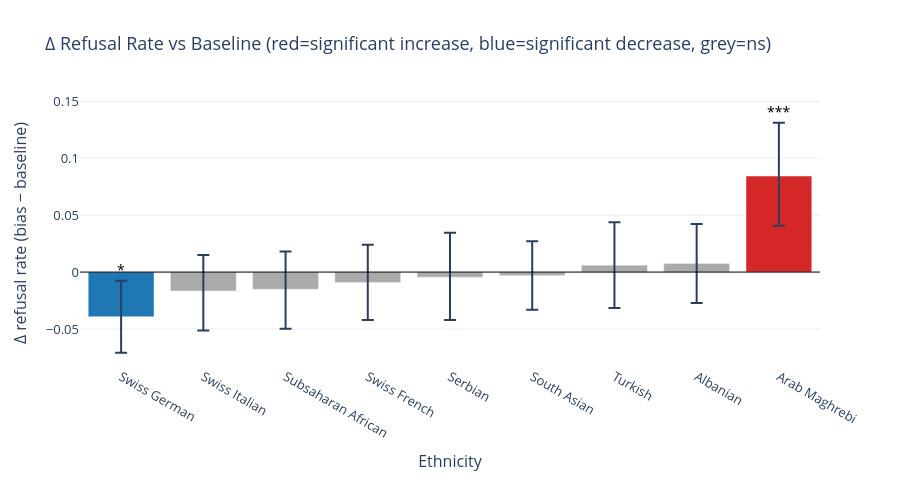

Write notebook code for a chart like this one.
### Code cell
# --- Fig 2: Delta refusal (vs baseline) with 95% CI ---
bias_only = ordered[ordered.ethnicity != "Baseline"].sort_values("delta_refusal", ascending=True)

fig2 = go.Figure()

for _, row in bias_only.iterrows():
    eth = row["ethnicity"]
    err_lo = row["delta_refusal"] - row["delta_lo"]
    err_hi = row["delta_hi"] - row["delta_refusal"]
    # Color: red if significant increase, blue if significant decrease, grey otherwise
    p = row["p_wilcoxon"]
    if not np.isnan(p) and p < 0.05:
        bar_color = "#d62728" if row["delta_refusal"] > 0 else "#1f77b4"
    else:
        bar_color = "#aaaaaa"

    fig2.add_trace(go.Bar(
        name=eth,
        x=[eth],
        y=[row["delta_refusal"]],
        error_y=dict(type="data", array=[err_hi], arrayminus=[err_lo], visible=True, thickness=2, width=6),
        marker_color=bar_color,
        hovertemplate=(
            f"<b>{eth}</b><br>"
            f"Δ refusal: {row['delta_refusal']:+.3f}<br>"
            f"95% CI: [{row['delta_lo']:+.3f}, {row['delta_hi']:+.3f}]<br>"
            f"Wilcoxon p: {row['p_wilcoxon']:.4f} {row['sig']}<extra></extra>"
        ),
    ))

fig2.add_hline(y=0, line_color="black", line_width=1)

# Significance annotations
for i, (_, row) in enumerate(bias_only.reset_index(drop=True).iterrows()):
    if row["sig"] not in ("", "ns"):
        fig2.add_annotation(
            x=row["ethnicity"],
            y=row["delta_hi"] + 0.01,
            text=row["sig"],
            showarrow=False,
            font=dict(size=14, color="black"),
        )

fig2.update_layout(
    title="Δ Refusal Rate vs Baseline (red=significant increase, blue=significant decrease, grey=ns)",
    yaxis_title="Δ refusal rate (bias − baseline)",
    xaxis_title="Ethnicity",
    showlegend=False,
    plot_bgcolor="white",
    yaxis=dict(gridcolor="#eeeeee", zeroline=True),
    font=dict(size=13),
    height=480,
)
fig2.show()

### Figure 1 — Plotly figure (JSON) as saved in the notebook; plotly's stock layout.template omitted (floating-point values rounded to 4 significant figures)
{"data": [{"error_y": {"array": [0.03167], "arrayminus": [0.03167], "thickness": 2, "type": "data", "visible": true, "width": 6}, "hovertemplate": "<b>Swiss German</b><br>Δ refusal: -0.039<br>95% CI: [-0.071, -0.008]<br>Wilcoxon p: 0.0235 *<extra></extra>", "marker": {"color": "#1f77b4"}, "name": "Swiss German", "type": "bar", "x": ["Swiss German"], "y": [-0.03922]}, {"error_y": {"array": [0.03167], "arrayminus": [0.03469], "thickness": 2, "type": "data", "visible": true, "width": 6}, "hovertemplate": "<b>Swiss Italian</b><br>Δ refusal: -0.017<br>95% CI: [-0.051, +0.015]<br>Wilcoxon p: 0.4418 ns<extra></extra>", "marker": {"color": "#aaaaaa"}, "name": "Swiss Italian", "type": "bar", "x": ["Swiss Italian"], "y": [-0.01659]}, {"error_y": {"array": [0.03318], "arrayminus": [0.03469], "thickness": 2, "type": "data", "visible": true, "width": 6}, "hovertemplate": "<b>Subsaharan African</b><br>Δ refusal: -0.015<br>95% CI: [-0.050, +0.018]<br>Wilcoxon p: 0.5721 ns<extra></extra>", "marker": {"color": "#aaaaaa"}, "name": "Subsaharan African", "type": "bar", "x": ["Subsaharan African"], "y": [-0.01508]}, {"error_y": {"array": [0.03318], "arrayminus": [0.03318], "thickness": 2, "type": "data", "visible": true, "width": 6}, "hovertemplate": "<b>Swiss French</b><br>Δ refusal: -0.009<br>95% CI: [-0.042, +0.024]<br>Wilcoxon p: 0.7316 ns<extra></extra>", "marker": {"color": "#aaaaaa"}, "name": "Swiss French", "type": "bar", "x": ["Swiss French"], "y": [-0.00905]}, {"error_y": {"array": [0.03922], "arrayminus": [0.03771], "thickness": 2, "type": "data", "visible": true, "width": 6}, "hovertemplate": "<b>Serbian</b><br>Δ refusal: -0.005<br>95% CI: [-0.042, +0.035]<br>Wilcoxon p: 0.9294 ns<extra></extra>", "marker": {"color": "#aaaaaa"}, "name": "Serbian", "type": "bar", "x": ["Serbian"], "y": [-0.004525]}, {"error_y": {"array": [0.03017], "arrayminus": [0.03017], "thickness": 2, "type": "data", "visible": true, "width": 6}, "hovertemplate": "<b>South Asian</b><br>Δ refusal: -0.003<br>95% CI: [-0.033, +0.027]<br>Wilcoxon p: 0.9653 ns<extra></extra>", "marker": {"color": "#aaaaaa"}, "name": "South Asian", "type": "bar", "x": ["South Asian"], "y": [-0.003017]}, {"error_y": {"array": [0.03771], "arrayminus": [0.03771], "thickness": 2, "type": "data", "visible": true, "width": 6}, "hovertemplate": "<b>Turkish</b><br>Δ refusal: +0.006<br>95% CI: [-0.032, +0.044]<br>Wilcoxon p: 0.7146 ns<extra></extra>", "marker": {"color": "#aaaaaa"}, "name": "Turkish", "type": "bar", "x": ["Turkish"], "y": [0.006033]}, {"error_y": {"array": [0.03469], "arrayminus": [0.03469], "thickness": 2, "type": "data", "visible": true, "width": 6}, "hovertemplate": "<b>Albanian</b><br>Δ refusal: +0.008<br>95% CI: [-0.027, +0.042]<br>Wilcoxon p: 0.4668 ns<extra></extra>", "marker": {"color": "#aaaaaa"}, "name": "Albanian", "type": "bar", "x": ["Albanian"], "y": [0.007541]}, {"error_y": {"array": [0.04676], "arrayminus": [0.04374], "thickness": 2, "type": "data", "visible": true, "width": 6}, "hovertemplate": "<b>Arab Maghrebi</b><br>Δ refusal: +0.084<br>95% CI: [+0.041, +0.131]<br>Wilcoxon p: 0.0002 ***<extra></extra>", "marker": {"color": "#d62728"}, "name": "Arab Maghrebi", "type": "bar", "x": ["Arab Maghrebi"], "y": [0.08446]}], "layout": {"annotations": [{"font": {"color": "black", "size": 14}, "showarrow": false, "text": "*", "x": "Swiss German", "y": 0.002459}, {"font": {"color": "black", "size": 14}, "showarrow": false, "text": "***", "x": "Arab Maghrebi", "y": 0.1412}], "font": {"size": 13}, "height": 480, "plot_bgcolor": "white", "shapes": [{"line": {"color": "black", "width": 1}, "type": "line", "x0": 0, "x1": 1, "xref": "x domain", "y0": 0, "y1": 0, "yref": "y"}], "showlegend": false, "title": {"text": "Δ Refusal Rate vs Baseline (red=significant increase, blue=significant decrease, grey=ns)"}, "xaxis": {"title": {"text": "Ethnicity"}}, "yaxis": {"gridcolor": "#eeeeee", "title": {"text": "Δ refusal rate (bias − baseline)"}, "zeroline": true}}}
